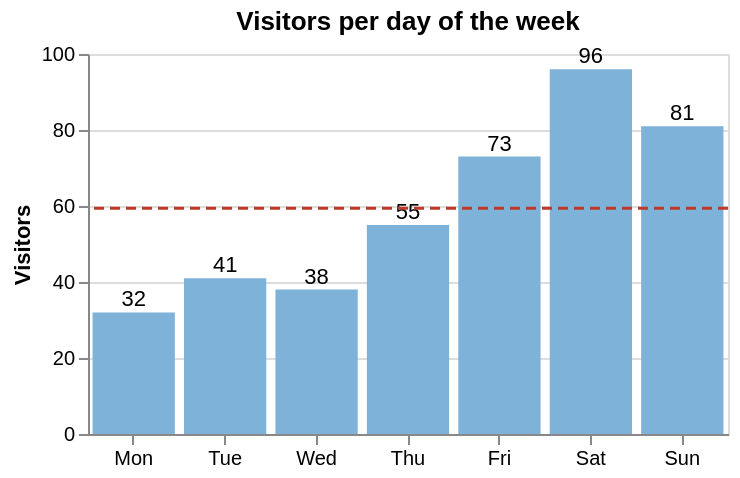

Write a Vega-Lite specification for this figure.
### Vega-Lite specification from a JSON file in a GitHub repository (floating-point values rounded to 4 significant figures)
{"$schema": "https://vega.github.io/schema/vega-lite/v6.json", "description": "A layer of bars, a rule at the mean, and a text label on each bar.", "title": "Visitors per day of the week", "width": 320, "height": 190, "data": {"values": [{"day": "Mon", "visitors": 32}, {"day": "Tue", "visitors": 41}, {"day": "Wed", "visitors": 38}, {"day": "Thu", "visitors": 55}, {"day": "Fri", "visitors": 73}, {"day": "Sat", "visitors": 96}, {"day": "Sun", "visitors": 81}]}, "layer": [{"mark": {"type": "bar", "color": "#7fb2d8"}, "encoding": {"x": {"field": "day", "type": "ordinal", "sort": null, "title": null, "axis": {"labelAngle": 0}}, "y": {"field": "visitors", "type": "quantitative", "title": "Visitors"}}}, {"mark": {"type": "text", "dy": -6, "fontSize": 11}, "encoding": {"x": {"field": "day", "type": "ordinal", "sort": null}, "y": {"field": "visitors", "type": "quantitative"}, "text": {"field": "visitors", "type": "quantitative"}}}, {"mark": {"type": "rule", "color": "#c0392b", "strokeDash": [5, 3], "strokeWidth": 1.5}, "encoding": {"y": {"field": "visitors", "type": "quantitative", "aggregate": "mean"}}}]}
